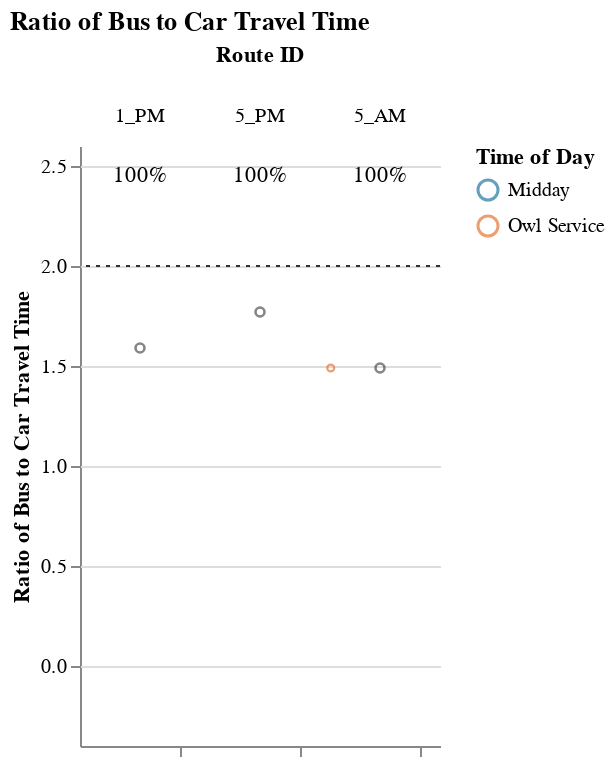
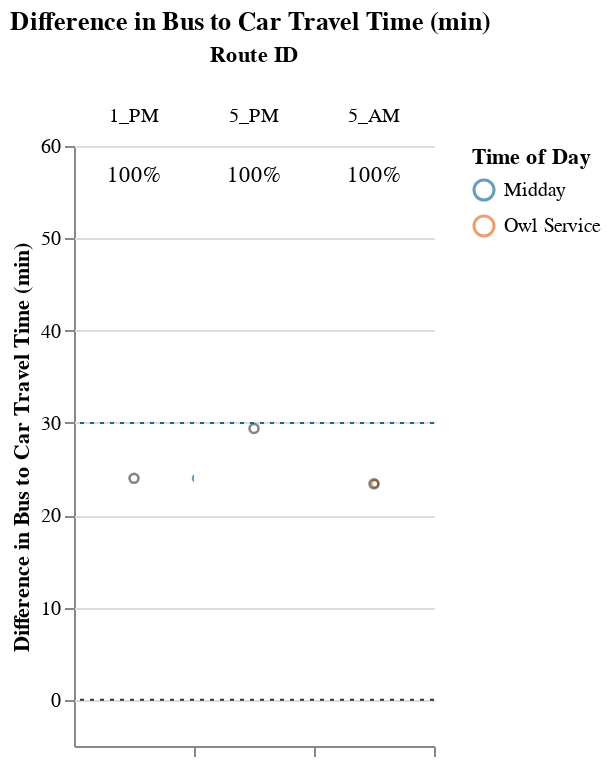

Notebook source saved alongside these figures, in order:
### Markdown cell above
### Medium Routes (1-1.5 hrs)

### Code cell
route_group = "medium"
try:
    subset_routes, mult, diff  = setup_charts(df, PCT_COMPETITIVE_THRESHOLD, route_group)
    if len(subset_routes) > 0:
        display(
            Markdown(
                f"{CAPTIONS_DICT[route_group]}"
                "Within each route group, routes are sorted in descending order "
                "by % competitive trips and # trips below the additional time cut-off."
            )
        )

        display(mult)
        display(diff)
except:
    print("No routes meet this criteria.")

### Figure 1 — Vega-Lite specification as saved in the notebook (floating-point values rounded to 4 significant figures)
{"config": {"view": {"continuousWidth": 400, "continuousHeight": 300, "stroke": null}, "facet": {"spacing": 0}}, "data": {"name": "data-05bb06417632456cd1bdcccdb08478c1"}, "facet": {"column": {"field": "route_id", "sort": ["1_PM", "5_PM", "5_AM"], "title": "Route ID", "type": "nominal"}}, "spec": {"layer": [{"mark": {"type": "point", "opacity": 0.65, "size": 12, "strokeWidth": 1.1}, "encoding": {"color": {"field": "time_of_day", "scale": {"range": ["#136C97", "#E16B26", "#F6BF16", "#00896B", "#7790A3", "#5B559C"]}, "sort": ["AM Peak", "Midday", "PM Peak", "Owl Service"], "title": "Time of Day", "type": "nominal"}, "tooltip": [{"field": "route_id", "type": "nominal"}, {"field": "trip_id", "type": "nominal"}, {"field": "service_hours", "type": "quantitative"}, {"field": "car_duration_hours", "type": "quantitative"}, {"field": "bus_multiplier", "type": "quantitative"}, {"field": "bus_difference", "type": "quantitative"}, {"field": "num_trips", "type": "quantitative"}, {"field": "num_competitive", "type": "quantitative"}, {"field": "pct_trips_competitive", "type": "quantitative"}, {"field": "p25", "type": "quantitative"}, {"field": "p50", "type": "quantitative"}, {"field": "p75", "type": "quantitative"}], "x": {"axis": {"grid": false, "labels": false, "ticks": true, "values": [0]}, "field": "jitter", "scale": {}, "title": null, "type": "quantitative"}, "y": {"field": "bus_multiplier", "scale": {"domain": [-0.25, 2.5]}, "title": "Ratio of Bus to Car Travel Time", "type": "quantitative"}}, "selection": {"selector003": {"type": "interval", "bind": "scales", "encodings": ["x", "y"]}}, "transform": [{"calculate": "sqrt(-2*log(random()))*cos(2*PI*random())", "as": "jitter"}], "width": 60}, {"layer": [{"mark": {"type": "point", "opacity": 0.6, "size": 20, "strokeWidth": 1.3}, "encoding": {"color": {"value": "#323434"}, "y": {"field": "bus_multiplier", "type": "quantitative"}}, "transform": [{"filter": "(datum.p50_trip === 1)"}]}, {"mark": {"type": "rule", "strokeDash": [2, 3]}, "encoding": {"color": {"value": "#323434"}, "y": {"field": "cutoff", "type": "quantitative"}}}, {"mark": {"type": "text", "align": "center", "baseline": "middle"}, "encoding": {"color": {"value": "black"}, "text": {"field": "pct_trips_competitive", "format": ".0%", "type": "quantitative"}, "tooltip": [{"field": "route_id", "type": "nominal"}, {"field": "trip_id", "type": "nominal"}, {"field": "service_hours", "type": "quantitative"}, {"field": "car_duration_hours", "type": "quantitative"}, {"field": "bus_multiplier", "type": "quantitative"}, {"field": "bus_difference", "type": "quantitative"}, {"field": "num_trips", "type": "quantitative"}, {"field": "num_competitive", "type": "quantitative"}, {"field": "pct_trips_competitive", "type": "quantitative"}, {"field": "p25", "type": "quantitative"}, {"field": "p50", "type": "quantitative"}, {"field": "p75", "type": "quantitative"}], "x": {"value": 30}, "y": {"value": 15}}, "transform": [{"calculate": "sqrt(-2*log(random()))*cos(2*PI*random())", "as": "jitter"}, {"filter": "(datum.fastest_trip === 1)"}]}]}]}, "resolve": {"scale": {"y": "shared"}}, "title": "Ratio of Bus to Car Travel Time", "$schema": "https://vega.github.io/schema/vega-lite/v4.17.0.json", "datasets": {"data-05bb06417632456cd1bdcccdb08478c1": [{"calitp_itp_id": 271, "trip_key": -6001518701270834032, "trip_id": "936508", "shape_id": "38254", "route_id": "1_PM", "service_hours": 1.08, "trip_first_departure_ts": 55440, "trip_last_arrival_ts": 59340, "departure_hour": 15, "time_of_day": "Midday", "p25": 1.08, "p50": 1.08, "p75": 1.08, "p50_trip": 1, "fastest_trip": 1, "car_duration_hours": 0.68, "competitive_route": 1, "bus_multiplier": 1.59, "bus_difference": 24.0, "num_trips": 1, "num_competitive": 1, "pct_trips_competitive": 1.0, "bus_difference_spread": 0.0, "route_group": "medium", "max_trip_hrs": 1.08, "max_trip_route_group": 1.48, "name": "City of Roseville", "caltrans_district": "03 - Marysville", "drmt_organization_name": null, "cutoff2": 30, "cutoff": 2}, {"calitp_itp_id": 271, "trip_key": -7738216914427785017, "trip_id": "936526", "shape_id": "38264", "route_id": "5_AM", "service_hours": 1.18, "trip_first_departure_ts": 24000, "trip_last_arrival_ts": 28260, "departure_hour": 6, "time_of_day": "Owl Service", "p25": 1.18, "p50": 1.18, "p75": 1.18, "p50_trip": 1, "fastest_trip": 1, "car_duration_hours": 0.79, "competitive_route": 1, "bus_multiplier": 1.49, "bus_difference": 23.4, "num_trips": 1, "num_competitive": 1, "pct_trips_competitive": 1.0, "bus_difference_spread": 0.0, "route_group": "medium", "max_trip_hrs": 1.18, "max_trip_route_group": 1.48, "name": "City of Roseville", "caltrans_district": "03 - Marysville", "drmt_organization_name": null, "cutoff2": 30, "cutoff": 2}, {"calitp_itp_id": 271, "trip_key": -878129697756430159, "trip_id": "936528", "shape_id": "38265", "route_id": "5_PM", "service_hours": 1.13, "trip_first_departure_ts": 57240, "trip_last_arrival_ts": 61320, "departure_hour": 15, "time_of_day": "Midday", "p25": 1.13, "p50": 1.13, "p75": 1.13, "p50_trip": 1, "fastest_trip": 1, "car_duration_hours": 0.64, "competitive_route": 1, "bus_multiplier": 1.77, "bus_difference": 29.4, "num_trips": 1, "num_competitive": 1, "pct_trips_competitive": 1.0, "bus_difference_spread": 0.0, "route_group": "medium", "max_trip_hrs": 1.13, "max_trip_route_group": 1.48, "name": "City of Roseville", "caltrans_district": "03 - Marysville", "drmt_organization_name": null, "cutoff2": 30, "cutoff": 2}]}}

### Figure 2 — Vega-Lite specification as saved in the notebook (floating-point values rounded to 4 significant figures)
{"config": {"view": {"continuousWidth": 400, "continuousHeight": 300, "stroke": null}, "facet": {"spacing": 0}}, "data": {"name": "data-ae779df8190a673ab9f25ab12e292989"}, "facet": {"column": {"field": "route_id", "sort": ["1_PM", "5_PM", "5_AM"], "title": "Route ID", "type": "nominal"}}, "spec": {"layer": [{"mark": {"type": "point", "opacity": 0.65, "size": 12, "strokeWidth": 1.1}, "encoding": {"color": {"field": "time_of_day", "scale": {"range": ["#136C97", "#E16B26", "#F6BF16", "#00896B", "#7790A3", "#5B559C"]}, "sort": ["AM Peak", "Midday", "PM Peak", "Owl Service"], "title": "Time of Day", "type": "nominal"}, "tooltip": [{"field": "route_id", "type": "nominal"}, {"field": "trip_id", "type": "nominal"}, {"field": "service_hours", "type": "quantitative"}, {"field": "car_duration_hours", "type": "quantitative"}, {"field": "bus_multiplier", "type": "quantitative"}, {"field": "bus_difference", "type": "quantitative"}, {"field": "num_trips", "type": "quantitative"}, {"field": "num_competitive", "type": "quantitative"}, {"field": "pct_trips_competitive", "type": "quantitative"}, {"field": "p25", "type": "quantitative"}, {"field": "p50", "type": "quantitative"}, {"field": "p75", "type": "quantitative"}], "x": {"axis": {"grid": false, "labels": false, "ticks": true, "values": [0]}, "field": "jitter", "scale": {}, "title": null, "type": "quantitative"}, "y": {"field": "bus_difference", "scale": {"domain": [-5, 57.6]}, "title": "Difference in Bus to Car Travel Time (min)", "type": "quantitative"}}, "selection": {"selector004": {"type": "interval", "bind": "scales", "encodings": ["x", "y"]}}, "transform": [{"calculate": "sqrt(-2*log(random()))*cos(2*PI*random())", "as": "jitter"}], "width": 60}, {"layer": [{"mark": {"type": "point", "opacity": 0.6, "size": 20, "strokeWidth": 1.3}, "encoding": {"color": {"value": "#323434"}, "y": {"field": "bus_difference", "type": "quantitative"}}, "transform": [{"filter": "(datum.p50_trip === 1)"}]}, {"mark": {"type": "rule", "strokeDash": [2, 3]}, "encoding": {"color": {"value": "#323434"}, "y": {"field": "cutoff", "type": "quantitative"}}}, {"mark": {"type": "rule", "strokeDash": [2, 3]}, "encoding": {"color": {"value": "#136C97"}, "y": {"field": "cutoff2", "type": "quantitative"}}}, {"mark": {"type": "text", "align": "center", "baseline": "middle"}, "encoding": {"color": {"value": "black"}, "text": {"field": "pct_trips_competitive", "format": ".0%", "type": "quantitative"}, "tooltip": [{"field": "route_id", "type": "nominal"}, {"field": "trip_id", "type": "nominal"}, {"field": "service_hours", "type": "quantitative"}, {"field": "car_duration_hours", "type": "quantitative"}, {"field": "bus_multiplier", "type": "quantitative"}, {"field": "bus_difference", "type": "quantitative"}, {"field": "num_trips", "type": "quantitative"}, {"field": "num_competitive", "type": "quantitative"}, {"field": "pct_trips_competitive", "type": "quantitative"}, {"field": "p25", "type": "quantitative"}, {"field": "p50", "type": "quantitative"}, {"field": "p75", "type": "quantitative"}], "x": {"value": 30}, "y": {"value": 15}}, "transform": [{"calculate": "sqrt(-2*log(random()))*cos(2*PI*random())", "as": "jitter"}, {"filter": "(datum.fastest_trip === 1)"}]}]}]}, "resolve": {"scale": {"y": "shared"}}, "title": "Difference in Bus to Car Travel Time (min)", "$schema": "https://vega.github.io/schema/vega-lite/v4.17.0.json", "datasets": {"data-ae779df8190a673ab9f25ab12e292989": [{"calitp_itp_id": 271, "trip_key": -6001518701270834032, "trip_id": "936508", "shape_id": "38254", "route_id": "1_PM", "service_hours": 1.08, "trip_first_departure_ts": 55440, "trip_last_arrival_ts": 59340, "departure_hour": 15, "time_of_day": "Midday", "p25": 1.08, "p50": 1.08, "p75": 1.08, "p50_trip": 1, "fastest_trip": 1, "car_duration_hours": 0.68, "competitive_route": 1, "bus_multiplier": 1.59, "bus_difference": 24.0, "num_trips": 1, "num_competitive": 1, "pct_trips_competitive": 1.0, "bus_difference_spread": 0.0, "route_group": "medium", "max_trip_hrs": 1.08, "max_trip_route_group": 1.48, "name": "City of Roseville", "caltrans_district": "03 - Marysville", "drmt_organization_name": null, "cutoff2": 30, "cutoff": 0}, {"calitp_itp_id": 271, "trip_key": -7738216914427785017, "trip_id": "936526", "shape_id": "38264", "route_id": "5_AM", "service_hours": 1.18, "trip_first_departure_ts": 24000, "trip_last_arrival_ts": 28260, "departure_hour": 6, "time_of_day": "Owl Service", "p25": 1.18, "p50": 1.18, "p75": 1.18, "p50_trip": 1, "fastest_trip": 1, "car_duration_hours": 0.79, "competitive_route": 1, "bus_multiplier": 1.49, "bus_difference": 23.4, "num_trips": 1, "num_competitive": 1, "pct_trips_competitive": 1.0, "bus_difference_spread": 0.0, "route_group": "medium", "max_trip_hrs": 1.18, "max_trip_route_group": 1.48, "name": "City of Roseville", "caltrans_district": "03 - Marysville", "drmt_organization_name": null, "cutoff2": 30, "cutoff": 0}, {"calitp_itp_id": 271, "trip_key": -878129697756430159, "trip_id": "936528", "shape_id": "38265", "route_id": "5_PM", "service_hours": 1.13, "trip_first_departure_ts": 57240, "trip_last_arrival_ts": 61320, "departure_hour": 15, "time_of_day": "Midday", "p25": 1.13, "p50": 1.13, "p75": 1.13, "p50_trip": 1, "fastest_trip": 1, "car_duration_hours": 0.64, "competitive_route": 1, "bus_multiplier": 1.77, "bus_difference": 29.4, "num_trips": 1, "num_competitive": 1, "pct_trips_competitive": 1.0, "bus_difference_spread": 0.0, "route_group": "medium", "max_trip_hrs": 1.13, "max_trip_route_group": 1.48, "name": "City of Roseville", "caltrans_district": "03 - Marysville", "drmt_organization_name": null, "cutoff2": 30, "cutoff": 0}]}}
